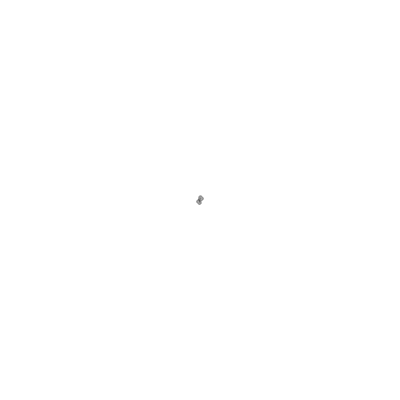
Frame 1 (no input)
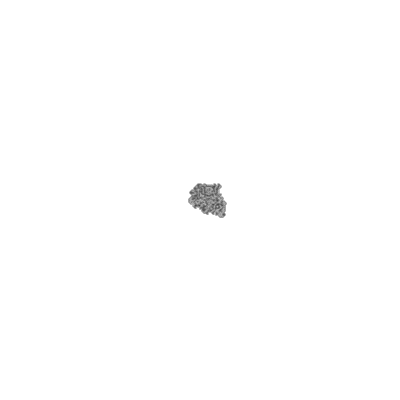
Frame 60 (no input)
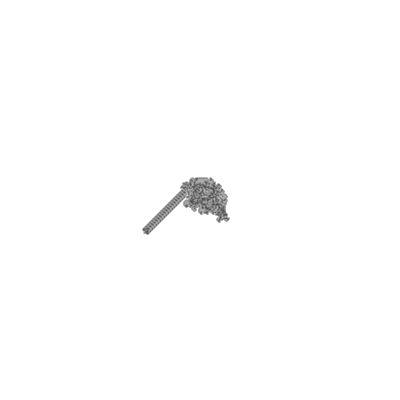
Frame 120 (the mouse pressed at the canvas centre since frame 60)

The p5.js sketch that drew these frames (run headless with seeded random() and noise() and a simulated clock; from frame 60 on, the mouse is pressed at the canvas centre):

// p5.js sketch
// ── sketch.js
let grid;
let x;
let y;
let dir;

const ANTUP = 0;
const ANTRIGHT = 1;
const ANTDOWN = 2;
const ANTLEFT = 3;

function setup() {
  createCanvas(400, 400);
  grid = new Array(width).fill().map(() => new Array(height));
  x = width / 2;
  y = height / 2;
  dir = ANTUP;
}

function turnRight() {
  dir = (dir + 1) % 4;
}

function turnLeft() {
  dir = (dir - 1 + 4) % 4;
}

function moveForward() {
  switch (dir) {
    case ANTUP:
      y--;
      break;
    case ANTRIGHT:
      x++;
      break;
    case ANTDOWN:
      y++;
      break;
    case ANTLEFT:
      x--;
      break;
  }

  x = (x + width) % width;
  y = (y + height) % height;
}

function draw() {
  strokeWeight(1);
  for (let n = 0; n < 100; n++) {
    const state = grid[x][y];
    if (state) {
      turnLeft();
      grid[x][y] = 0;
    } else {
      turnRight();
      grid[x][y] = 1;
    }

    stroke(255);
    if (grid[x][y]) {
      stroke(0);
    }
    point(x, y);
    moveForward();
  }
}
